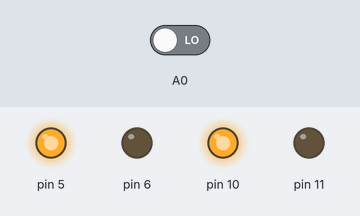
A sketch run on a simulated Arduino Uno, built with avr-gcc and run on an emulated ATmega328P. On the bench: output pins drawn as LEDs (lit = HIGH). Inputs (shaded band) come from the test bench; at power-on: A0 LOW. What the sketch prints to the serial monitor is not drawn.

Above: at 1.2 s.
1.3 s: A0 driven HIGH
At 1.7 s:
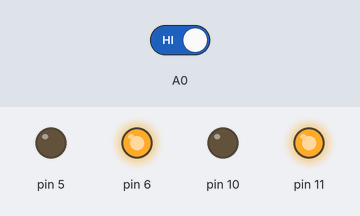
2.8 s: A0 driven LOW
At 4.1 s:
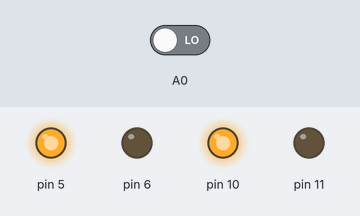
Timing chart, 0 to 5.8 s (numbered marks = the images above; inputs shaded):
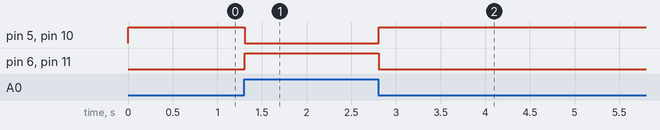

The sketch:

ir_sensor_control_motor.ino
```cpp
int a = 0;
void setup()  {
  pinMode(11, OUTPUT);
  pinMode(10, OUTPUT);
  pinMode(5, OUTPUT);
  pinMode(6, OUTPUT);
  pinMode(A0, INPUT);
  Serial.begin(9600);
}

void loop()  {
  a = digitalRead(A0);
  Serial.println(a);
  if (a == 1)  {
    digitalWrite(11, HIGH);
    digitalWrite(10, LOW);
    digitalWrite(6, HIGH);
    digitalWrite(5, LOW);
  }
  else  {
    digitalWrite(10, HIGH);
    digitalWrite(11, LOW);
    digitalWrite(5, HIGH);
    digitalWrite(6, LOW);
  }
}
```

Measured:
- after the input at 1.3 s, pin 5, pin 10: HIGH → LOW at once; pin 6, pin 11: LOW → HIGH at once
- after the input at 2.8 s, pin 5, pin 10: LOW → HIGH at once; pin 6, pin 11: HIGH → LOW at once
